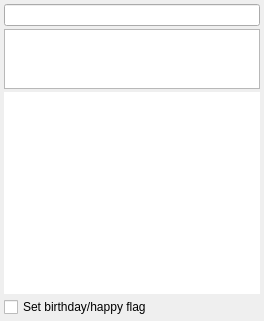
<ui version="4.0" >
 <class>customStatusDialogClass</class>
 <widget class="QDialog" name="customStatusDialogClass" >
  <property name="geometry" >
   <rect>
    <x>0</x>
    <y>0</y>
    <width>264</width>
    <height>321</height>
   </rect>
  </property>
  <property name="windowTitle" >
   <string>Custom status</string>
  </property>
  <property name="windowIcon" >
   <iconset>
    <normaloff>:/icons/crystal_project/statuses.png</normaloff>:/icons/crystal_project/statuses.png</iconset>
  </property>
  <layout class="QGridLayout" >
   <property name="margin" >
    <number>4</number>
   </property>
   <property name="spacing" >
    <number>3</number>
   </property>
   <item row="0" column="0" colspan="2" >
    <widget class="QLineEdit" name="captionEdit" >
     <property name="maxLength" >
      <number>30</number>
     </property>
    </widget>
   </item>
   <item row="1" column="0" colspan="2" >
    <widget class="QTextEdit" name="textEdit" >
     <property name="maximumSize" >
      <size>
       <width>16777215</width>
       <height>60</height>
      </size>
     </property>
     <property name="verticalScrollBarPolicy" >
      <enum>Qt::ScrollBarAlwaysOff</enum>
     </property>
     <property name="horizontalScrollBarPolicy" >
      <enum>Qt::ScrollBarAlwaysOff</enum>
     </property>
    </widget>
   </item>
   <item row="2" column="0" colspan="2" >
    <widget class="QListWidget" name="iconList" >
     <property name="sizePolicy" >
      <sizepolicy vsizetype="Preferred" hsizetype="Expanding" >
       <horstretch>0</horstretch>
       <verstretch>0</verstretch>
      </sizepolicy>
     </property>
     <property name="focusPolicy" >
      <enum>Qt::NoFocus</enum>
     </property>
     <property name="frameShape" >
      <enum>QFrame::NoFrame</enum>
     </property>
     <property name="frameShadow" >
      <enum>QFrame::Plain</enum>
     </property>
     <property name="showDropIndicator" stdset="0" >
      <bool>false</bool>
     </property>
     <property name="movement" >
      <enum>QListView::Static</enum>
     </property>
     <property name="spacing" >
      <number>5</number>
     </property>
     <property name="viewMode" >
      <enum>QListView::IconMode</enum>
     </property>
    </widget>
   </item>
   <item row="3" column="0" colspan="2" >
    <widget class="QCheckBox" name="birthBox" >
     <property name="text" >
      <string>Set birthday/happy flag</string>
     </property>
    </widget>
   </item>
  </layout>
 </widget>
 <layoutdefault spacing="6" margin="11" />
 <resources/>
 <connections/>
</ui>
